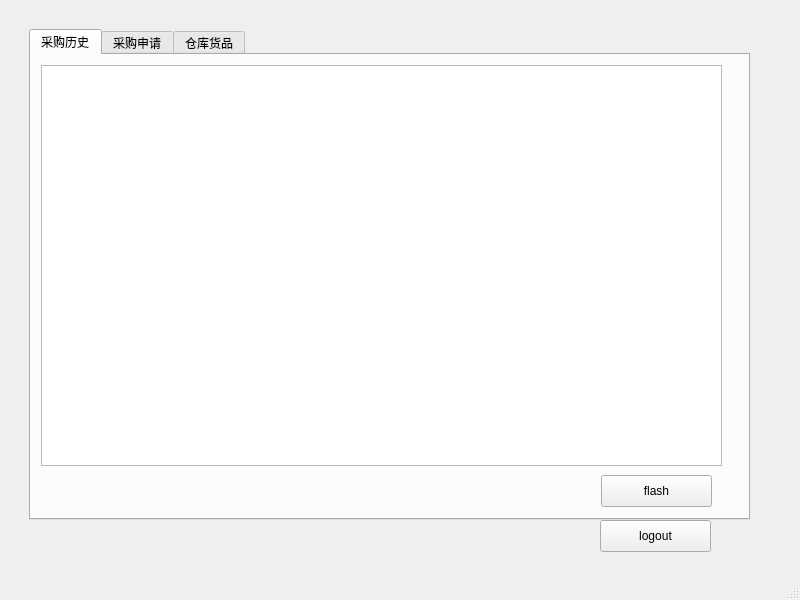
<?xml version="1.0" encoding="UTF-8"?>
<ui version="4.0">
 <class>buyer_mw</class>
 <widget class="QMainWindow" name="buyer_mw">
  <property name="geometry">
   <rect>
    <x>0</x>
    <y>0</y>
    <width>800</width>
    <height>600</height>
   </rect>
  </property>
  <property name="windowTitle">
   <string>MainWindow</string>
  </property>
  <widget class="QWidget" name="centralwidget">
   <widget class="QTabWidget" name="tabWidget">
    <property name="geometry">
     <rect>
      <x>29</x>
      <y>29</y>
      <width>721</width>
      <height>491</height>
     </rect>
    </property>
    <property name="currentIndex">
     <number>0</number>
    </property>
    <widget class="QWidget" name="tab">
     <attribute name="title">
      <string>采购历史</string>
     </attribute>
     <widget class="QTableWidget" name="table">
      <property name="geometry">
       <rect>
        <x>10</x>
        <y>10</y>
        <width>681</width>
        <height>401</height>
       </rect>
      </property>
     </widget>
     <widget class="QPushButton" name="flash">
      <property name="geometry">
       <rect>
        <x>570</x>
        <y>420</y>
        <width>111</width>
        <height>32</height>
       </rect>
      </property>
      <property name="text">
       <string>flash</string>
      </property>
     </widget>
    </widget>
    <widget class="QWidget" name="tab_2">
     <attribute name="title">
      <string>采购申请</string>
     </attribute>
     <widget class="QLabel" name="label">
      <property name="geometry">
       <rect>
        <x>80</x>
        <y>60</y>
        <width>57</width>
        <height>16</height>
       </rect>
      </property>
      <property name="text">
       <string>货品名</string>
      </property>
     </widget>
     <widget class="QLabel" name="label_2">
      <property name="geometry">
       <rect>
        <x>80</x>
        <y>120</y>
        <width>81</width>
        <height>16</height>
       </rect>
      </property>
      <property name="text">
       <string>目标存放地</string>
      </property>
     </widget>
     <widget class="QPushButton" name="submit">
      <property name="geometry">
       <rect>
        <x>570</x>
        <y>420</y>
        <width>111</width>
        <height>32</height>
       </rect>
      </property>
      <property name="text">
       <string>submit</string>
      </property>
     </widget>
     <widget class="QLabel" name="label_3">
      <property name="geometry">
       <rect>
        <x>80</x>
        <y>190</y>
        <width>81</width>
        <height>16</height>
       </rect>
      </property>
      <property name="text">
       <string>厂家</string>
      </property>
     </widget>
     <widget class="QLabel" name="label_4">
      <property name="geometry">
       <rect>
        <x>80</x>
        <y>250</y>
        <width>81</width>
        <height>16</height>
       </rect>
      </property>
      <property name="text">
       <string>进货量</string>
      </property>
     </widget>
     <widget class="QLineEdit" name="gname">
      <property name="geometry">
       <rect>
        <x>200</x>
        <y>60</y>
        <width>113</width>
        <height>21</height>
       </rect>
      </property>
     </widget>
     <widget class="QLineEdit" name="gplace">
      <property name="geometry">
       <rect>
        <x>200</x>
        <y>130</y>
        <width>113</width>
        <height>21</height>
       </rect>
      </property>
     </widget>
     <widget class="QLineEdit" name="gmanu">
      <property name="geometry">
       <rect>
        <x>200</x>
        <y>190</y>
        <width>113</width>
        <height>21</height>
       </rect>
      </property>
     </widget>
     <widget class="QLineEdit" name="gnum">
      <property name="geometry">
       <rect>
        <x>210</x>
        <y>250</y>
        <width>113</width>
        <height>21</height>
       </rect>
      </property>
     </widget>
    </widget>
    <widget class="QWidget" name="tab_3">
     <attribute name="title">
      <string>仓库货品</string>
     </attribute>
     <widget class="QTableWidget" name="gtable">
      <property name="geometry">
       <rect>
        <x>10</x>
        <y>0</y>
        <width>691</width>
        <height>431</height>
       </rect>
      </property>
     </widget>
     <widget class="QPushButton" name="gflash">
      <property name="geometry">
       <rect>
        <x>570</x>
        <y>430</y>
        <width>111</width>
        <height>32</height>
       </rect>
      </property>
      <property name="text">
       <string>flash</string>
      </property>
     </widget>
    </widget>
   </widget>
   <widget class="QPushButton" name="logout">
    <property name="geometry">
     <rect>
      <x>600</x>
      <y>520</y>
      <width>111</width>
      <height>32</height>
     </rect>
    </property>
    <property name="text">
     <string>logout</string>
    </property>
   </widget>
  </widget>
  <widget class="QMenuBar" name="menubar">
   <property name="geometry">
    <rect>
     <x>0</x>
     <y>0</y>
     <width>800</width>
     <height>22</height>
    </rect>
   </property>
  </widget>
  <widget class="QStatusBar" name="statusbar"/>
 </widget>
 <resources/>
 <connections/>
</ui>
